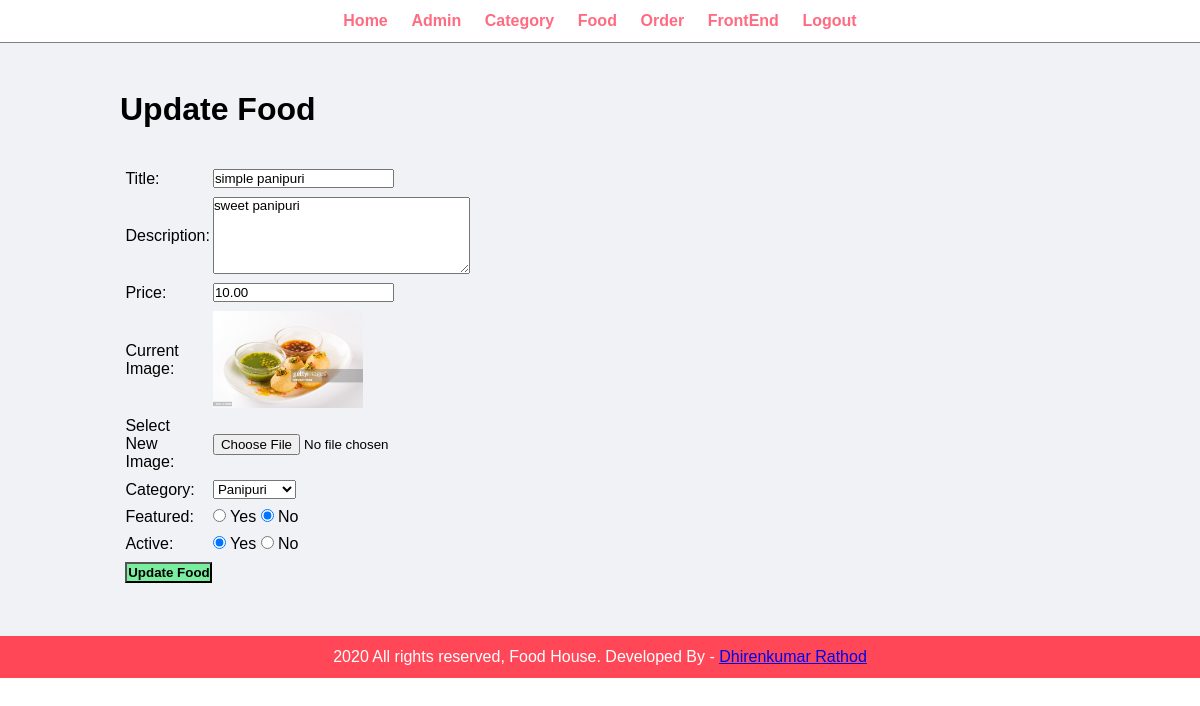
The page /admin/update-food.php?id=5 (signed in) on the database its author committed.
### tables this page shows
CREATE TABLE `tbl_food` (
  `id` int(10) UNSIGNED NOT NULL,
  `title` varchar(100) NOT NULL,
  `description` text NOT NULL,
  `price` decimal(10,2) NOT NULL,
  `image_name` varchar(255) NOT NULL,
  `category_id` int(10) UNSIGNED NOT NULL,
  `featured` varchar(10) NOT NULL,
  `active` varchar(10) NOT NULL
);

CREATE TABLE `tbl_category` (
  `id` int(10) UNSIGNED NOT NULL,
  `title` varchar(100) NOT NULL,
  `image_name` varchar(255) NOT NULL,
  `featured` varchar(10) NOT NULL,
  `active` varchar(10) NOT NULL
);

### admin/update-food.php (the view, shortened to what this page needs)
<?php include('partials/menu.php'); ?>
<?php
    if(isset($_GET['id']))
    {
        $id = $_GET['id'];
        $sql2 = "SELECT * FROM tbl_food WHERE id=$id";
        $res2 = mysqli_query($conn, $sql2);
        $row2 = mysqli_fetch_assoc($res2);
        $title = $row2['title'];
        $description = $row2['description'];
        $price = $row2['price'];
        $current_image = $row2['image_name'];
        $current_category = $row2['category_id'];
        $featured = $row2['featured'];
        $active = $row2['active'];
    }
    else
    {
        header('location:'.SITEURL.'admin/manage-food.php');
    }
?>
<div class="main-content">
    <div class="wrapper">
        <h1>Update Food</h1>
        <br><br>
        <form action="" method="POST" enctype="multipart/form-data">
        <table class="tbl-30">
            <tr>
                <td>Title: </td>
                <td>
                    <input type="text" name="title" value="<?php echo $title; ?>">
                </td>
            </tr>
            <tr>
                <td>Description: </td>
                <td>
                    <textarea name="description" cols="30" rows="5"><?php echo $description; ?></textarea>
                </td>
            </tr>
            <tr>
                <td>Price: </td>
                <td>
                    <input type="number" name="price" value="<?php echo $price; ?>">
                </td>
            </tr>
            <tr>
                <td>Current Image: </td>
                <td>
                    <?php
                        if($current_image == "")
                        {
                            echo "<div class='error'>Image not Available.</div>";
                        }
                        else
                        {
                            ?>
                            <img src="<?php echo SITEURL; ?>images/food/<?php echo $current_image; ?>" width="150px">
                            <?php
                        }
                    ?>
                </td>
            </tr>
            <tr>
                <td>Select New Image: </td>
                <td>
                    <input type="file" name="image">
                </td>
            </tr>
            <tr>
                <td>Category: </td>
                <td>
                    <select name="category">
                        <?php
                            $sql = "SELECT * FROM tbl_category WHERE active='Yes'";
                            $res = mysqli_query($conn, $sql);
                            $count = mysqli_num_rows($res);
                            if($count>0)
                            {
                                while($row=mysqli_fetch_assoc($res))
                                {
                                    $category_title = $row['title'];
                                    $category_id = $row['id'];
                                    ?>
                                    <option <?php if($current_category==$category_id){echo "selected";} ?> value="<?php echo $category_id; ?>"><?php echo $category_title; ?></option>
                                    <?php
                                }
                            }
                            else
                            {
                                echo "<option value='0'>Category Not Available.</option>";
                            }
                        ?>
                    </select>
                </td>
            </tr>
            <tr>
                <td>Featured: </td>
                <td>
                    <input <?php if($featured=="Yes") {echo "checked";} ?> type="radio" name="featured" value="Yes"> Yes
                    <input <?php if($featured=="No") {echo "checked";} ?> type="radio" name="featured" value="No"> No
                </td>
            </tr>
            <tr>
                <td>Active: </td>
                <td>
                    <input <?php if($active=="Yes") {echo "checked";} ?> type="radio" name="active" value="Yes"> Yes
                    <input <?php if($active=="No") {echo "checked";} ?> type="radio" name="active" value="No"> No
                </td>
            </tr>
            <tr>
                <td>
                    <input type="submit" name="submit" value="Update Food" class="btn-secondary">
                </td>
            </tr>
        </table>
        </form>
    </div>
</div>
<?php include('partials/footer.php'); ?>

### css/admin.css (style rules this page uses)
* { margin: 0; padding: 0; font-family: Arial, Helvetica, sans-serif; }
.wrapper { padding: 1%; width: 80%; margin: 0 auto; }
.tbl-30 { width: 30%; }
table tr td { padding: 1%; }
.btn-secondary { background-color: #7bed9f; padding: 1%; color: black; text-decoration: none; font-weight: bold; }
.main-content { background-color: #f1f2f6; padding: 3% 0; }

### rows shown on the page
tbl_food: title "simple panipuri", description "sweet panipuri", price "10.00", image_name (picture), category "Panipuri", featured "☑", active "☑"
